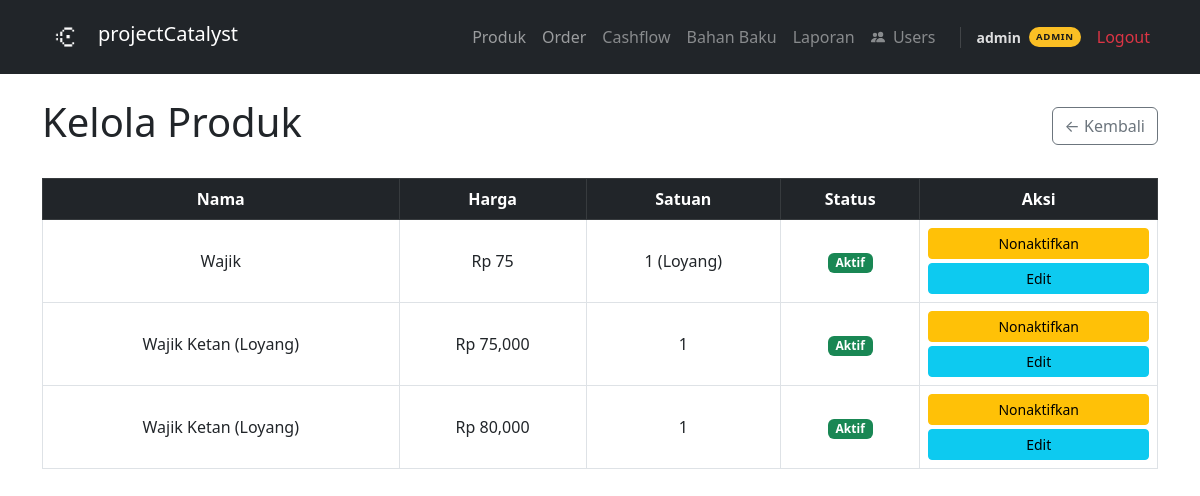
The page /products/manage (signed in) on the database its author committed.
### tables this page shows
CREATE TABLE users (id INTEGER PRIMARY KEY AUTOINCREMENT, username TEXT UNIQUE NOT NULL, password_hash TEXT NOT NULL, created_at TIMESTAMP DEFAULT CURRENT_TIMESTAMP, role TEXT NOT NULL DEFAULT 'user');

CREATE TABLE products (
    id          INTEGER PRIMARY KEY AUTOINCREMENT,
    name        TEXT NOT NULL,
    price       REAL NOT NULL,
    unit        TEXT NOT NULL,
    is_active   INTEGER DEFAULT 1,
    created_at  TEXT DEFAULT CURRENT_TIMESTAMP
);

### app.py (the view)
@app.route('/products/manage')
@admin_required
def manage_products():
    all_products = get_all_products_including_inactive()
    return render_template('manage_products.html', products=all_products)

### app.py (called while the page is built)
@login_manager.user_loader
def load_user(user_id):
    row = get_user_by_id(user_id)
    if row:
        return User(row['id'], row['username'], row['password_hash'], row['role'])
    return None

def admin_required(f):
    @wraps(f)
    @login_required
    def decorated(*args, **kwargs):
        if not current_user.is_admin:
            abort(403)
        return f(*args, **kwargs)
    return decorated

    @property
    def is_admin(self):
        return self.role == 'admin'

### database/db.py (called while the page is built)
def get_connection():
    conn = sqlite3.connect(DB_PATH)
    conn.row_factory = sqlite3.Row
    conn.execute("PRAGMA foreign_keys = ON")
    return conn

def get_user_by_id(user_id):
    conn = get_connection()
    user = conn.execute('SELECT * FROM users WHERE id = ?', (user_id,)).fetchone()
    conn.close()
    return user

def get_all_products_including_inactive():
    conn = get_connection()
    products = conn.execute(
        "SELECT * FROM products ORDER BY is_active DESC, name"
    ).fetchall()
    conn.close()
    return products

### templates/manage_products.html (shortened to what this page needs)
{% extends 'base.html' %}
{% block content %}
<div class="d-flex justify-content-between align-items-center mb-4">
    <h1>Kelola Produk</h1>
    <a href="/products" class="btn btn-outline-secondary">← Kembali</a>
</div>
<div class="table-responsive">
<table class="table table-bordered table-hover">
    <thead class="table-dark">
        <tr>
            <th>Nama</th>
            <th>Harga</th>
            <th>Satuan</th>
            <th>Status</th>
            <th>Aksi</th>
        </tr>
    </thead>
    <tbody>
        {% for product in products %}
        <tr>
            <td>{{ product['name'] }}</td>
            <td>Rp {{ "{:,.0f}".format(product['price']) }}</td>
            <td>{{ product['unit'] }}</td>
            <td>
                {% if product['is_active'] == 1 %}
                <span class="badge bg-success">Aktif</span>
                {% else %}
                <span class="badge bg-secondary">Nonaktif</span>
                {% endif %}
            </td>
            <td>
                {% if product['is_active'] == 1 %}
                <form action="/products/deactivate/{{ product['id'] }}" method="POST"
                      onsubmit="return confirm('Nonaktifkan produk ini?')">
                    <button type="submit" class="btn btn-warning btn-sm w-100">Nonaktifkan</button>
                </form>
                {% else %}
                <form action="/products/activate/{{ product['id'] }}" method="POST"
                      onsubmit="return confirm('Aktifkan produk ini?')">
                    <button type="submit" class="btn btn-success btn-sm w-100">Aktifkan</button>
                </form>
                {% endif %}
                <a href="/products/edit/{{ product['id'] }}" class="btn btn-info btn-sm w-100 mt-1">Edit</a>
            </td>
        </tr>
        {% endfor %}
    </tbody>
</table>
</div>
{% endblock %}

### templates/base.html (shortened to what this page needs)
<!DOCTYPE html>
<html lang="id">
<head>
    <link href="https://cdnjs.cloudflare.com/ajax/libs/bootstrap/5.3.0/css/bootstrap.min.css" rel="stylesheet">
</head>
<body>
<nav class="navbar navbar-expand-lg navbar-dark bg-dark">
    <div class="container">
        <a class="navbar-brand d-flex align-items-center gap-2" href="/">
            <img src="/static/logo.png" height="48" width="48" style="vertical-align: middle">
            <span style="margin-bottom: 6px">projectCatalyst</span>
        </a>
        <div class="collapse navbar-collapse" id="navmenu">
            <ul class="navbar-nav ms-auto align-items-lg-center">
                <li class="nav-item"><a class="nav-link" href="/products">Produk</a></li>
                <li class="nav-item"><a class="nav-link" href="/orders">Order</a></li>
                {% if current_user.is_authenticated and current_user.is_admin %}
                <li class="nav-item admin-only"><a class="nav-link" href="/cashflow">Cashflow</a></li>
                <li class="nav-item admin-only"><a class="nav-link" href="/ingredients">Bahan Baku</a></li>
                <li class="nav-item admin-only"><a class="nav-link" href="/reports">Laporan</a></li>
                <li class="nav-item admin-only">
                    <a class="nav-link" href="/admin/users">
                        Users
                    </a>
                </li>
                {% endif %}
                {% if current_user.is_authenticated %}
                <li class="nav-item ms-lg-3 d-flex align-items-center gap-2" style="border-left: 1px solid rgba(255,255,255,0.15); padding-left: 1rem;">
                    <span class="text-white small fw-semibold" style="opacity:.85">{{ current_user.username }}</span>
                    <span class="role-badge {{ current_user.role }}">{{ current_user.role }}</span>
                </li>
                {% endif %}
                <li class="nav-item ms-lg-2">
                    <a class="nav-link text-danger" href="{{ url_for('logout') }}">Logout</a>
                </li>
            </ul>
        </div>
    </div>
</nav>
<div class="container mt-4">
    {% block content %}{% endblock %}
</div>
</body>
</html>

### templates/base.html (style rules this page uses)
.btn { transition: all 0.2s ease; }
.nav-link { transition: all 0.2s ease; position: relative; }
.nav-link::after { content: ''; position: absolute; bottom: 0; left: 0; width: 0; height: 2px; background: #fff; transition: width 0.3s ease; }
.table tbody tr:nth-child(even) { background-color: #eef2ff; }
.table td { text-align: center; vertical-align: middle; }
.table th { text-align: center; vertical-align: middle; }
.role-badge { font-size: 0.6rem; font-weight: 800; letter-spacing: 0.07em; padding: 2px 7px; border-radius: 999px; text-transform: uppercase; line-height: 1.6; display: inline-block; }
.role-badge.admin { background: #fbbf24; color: #1a1a1a; }
.nav-item.admin-only { opacity: 0.85; }

### rows shown on the page
users: username "admin", role "ADMIN"
products: name "Wajik", price "75", unit "1 (Loyang)", is_active "Aktif"
products: name "Wajik Ketan (Loyang)", price "75,000", unit "1", is_active "Aktif"
products: name "Wajik Ketan (Loyang)", price "80,000", unit "1", is_active "Aktif"
